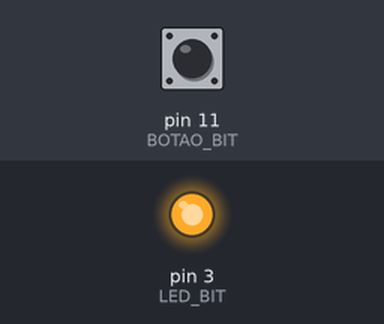
This sketch was run on a simulated Arduino Uno, built with avr-gcc and run on an emulated ATmega328P. Parts: output pins drawn as LEDs (lit = HIGH). Inputs (shaded band) come from the test bench; at power-on: pin 11 (BOTAO_BIT) HIGH.

Above: at 1.2 s.
1.3 s: pin 11 (BOTAO_BIT) pulled LOW for 0.15 s
At 2.5 s:
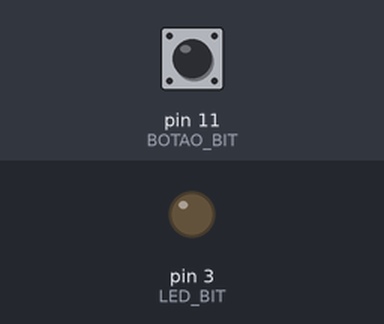
2.9 s: pin 11 (BOTAO_BIT) pulled LOW for 1 s
At 4.0 s:
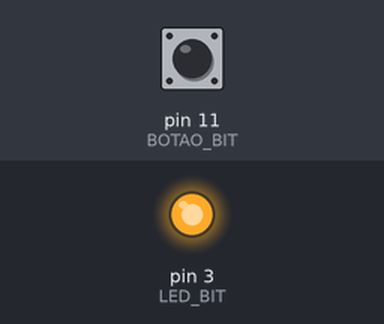
5.4 s: pin 11 (BOTAO_BIT) pulled LOW for 3.2 s
At 5.9 s:
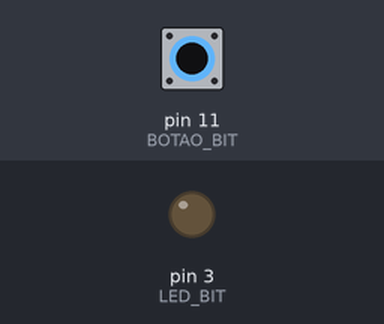
Timing chart, 0 to 8.4 s (numbered marks = the images above; inputs shaded):
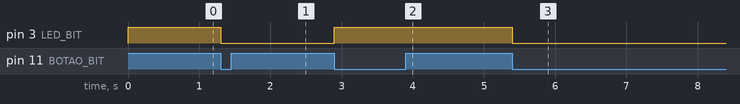

Measured:
- after the input at 1.3 s, pin 3 (LED_BIT): HIGH → LOW at once
- after the input at 2.9 s, pin 3 (LED_BIT): LOW → HIGH at once
- after the input at 5.4 s, pin 3 (LED_BIT): HIGH → LOW at once

The sketch:

Q3.1.ino
```cpp
/*
3. LENDO BOTÕES

3.1 LED acende com 1º clique, apaga com 2º.
 */

// -Macros de Hardware
// Mapeamento do LED (Pino 3 -> PORTD, Bit 3)
#define LED_DDR     DDRD
#define LED_PORT    PORTD
#define LED_PIN_REG PIND
#define LED_BIT     PD3

// Mapeamento do Botão (Pino 11 -> PORTB, Bit 3)
#define BOTAO_DDR     DDRB
#define BOTAO_PORT    PORTB
#define BOTAO_PIN_REG PINB
#define BOTAO_BIT     PB3

// - Manipulação de Bits

#define CONFIG_SAIDA(ddr, bit)   ( (ddr) |= (1 << (bit)) )
#define CONFIG_ENTRADA(ddr, bit) ( (ddr) &= ~(1 << (bit)) )
#define PIN_HIGH(port, bit)      ( (port) |= (1 << (bit)) )
#define PIN_LOW(port, bit)       ( (port) &= ~(1 << (bit)) )
#define INVERTER_PIN(pin_reg, bit) ( (pin_reg) = (1 << (bit)) )
#define LER_PIN(pin_reg, bit)    ( (pin_reg) & (1 << (bit)) )

// Começa em 1 (HIGH - estado de repouso do PULL-UP)
uint8_t estadoBotaoAnterior = 1;

void setup() {

  // LED (Pino 3) como SAÍDA
  CONFIG_SAIDA(LED_DDR, LED_BIT);

  // Botão (Pino 11) como ENTRADA
  CONFIG_ENTRADA(BOTAO_DDR, BOTAO_BIT);

  // Ativa o resistor de PULL-UP interno do Pino 11
  PIN_HIGH(BOTAO_PORT, BOTAO_BIT);

  // Pino em HIGH para que o LED comece DESLIGADO.
  PIN_HIGH(LED_PORT, LED_BIT);
}

void loop() {

  // Lê o estado ATUAL do botão
  uint8_t leituraAtual = LER_PIN(BOTAO_PIN_REG, BOTAO_BIT);

  // (Pressionado = LOW, Solto = HIGH)
  if (!leituraAtual && estadoBotaoAnterior) {

    // Inverte o estado do LED (Pino 3)
    INVERTER_PIN(LED_PIN_REG, LED_BIT);
  }

  // Salva o estado atual para a próxima iteração
  estadoBotaoAnterior = leituraAtual;

  // Delay para Debounce
  delay(50);
}
```
